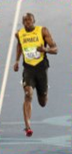
%> input picture tsv/TSV_P8_Ivan_Dominguez/P8imas&code/Picture_crop.png, 72 x 154 px
$ octave P8_ejercicio1.m   (GNU Octave 9; MATLAB toolbox functions it lacks are replaced by stand-ins)
%> lines starting %> are read from the running program, lines starting %| are printed output that depends on the picture
%% P8 Ej1: simple/sample Gradient components visualization

%% limpiar
clear all;
close all;
clc;

%% inicializar
addpath(genpath('./P8imas&code/'));

ejercicio8_1='Práctica 8 - Ejercicio 1';
image='Picture_crop.png';
im = imread(image);
%> im is the input picture: size 154x72x3 uint8; mean R, G, B 150.1, 148.6, 141.8

% convertir a imagen de gris [0..1]
I = im2gray(im);
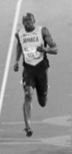
%> I: size 154x72 uint8; min 1, max 243, mean 148.3

figure('Name',sprintf('%s: %s', ejercicio8_1, image)); imshow(I);

%% Gradientes gx - gy

% los kernels nos los dan:

dx = [-1 0 1; -1 0 1; -1 0 1];
dy=[-1 -1 -1; 0 0 0; 1 1 1];

% los gradientes son el resulado de convolucionar la
% imagen con el kernel (en cada dirección)

gx=im2double(imfilter(I, dx));
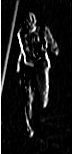
%> gx: size 154x72 double; min 0, max 1, mean 0.0827
gy=im2double(imfilter(I, dy));
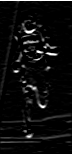
%> gy: size 154x72 double; min 0, max 1, mean 0.0485

% nota: casting a double para soportar el operador .^
% usamos im2double para reescalar los valores:
% im2double(ima): [0,...,255] -> [0,1]
% double(ima): [0,...,255] (ints) -> [0,...,255] (doubles)

% Gradiente - magnitud
g = sqrt(gx.^2 + gy.^2);
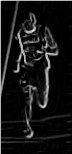
%> g: size 154x72 double; min 0, max 1.41, mean 0.121; drawn with min black and max white

% Gradiente - orientación

% atan2 -> [-pi, pi]
% atan -> [0, pi]

o = atan2(gy,gx);
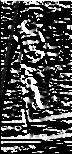
%> o: size 154x72 double; min 0, max 1.57, mean 0.439; drawn with min black and max white
o2 = atan(gy/gx);
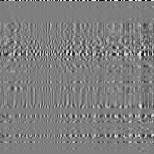
%> o2: size 154x154 double; min -1.47, max 1.48, mean -0.000797; drawn with min black and max white

%% Visualizar area
% seleccionar area
cmin = 26;cmax=cmin+8;
rmin = 10;rmax=rmin+8;

gx_ = gx(rmin:rmax,cmin:cmax);
%> gx_ = [0.00784 0.0157 0.0118 0 0 0 0 0 0.00784; 0.0118 0.0275 0 0 0.00784 0 0 0 0.0157; 0 0 0 0 0.0588 0.0235 0 0 0; 0 0 0 0.0431 0.192 0.192 0.184 0.11 0.0118; 0 0 0 0.00784 0.282 0.365 0.4 0.349 0.204; 0 0 0 0 0.318 0.478 0.443 0.471 0.51; 0 0 0 0 0.286 0.529 0.361 0.333 0.675; 0 0 0 0 0.227 0.616 0.349 0.0431 0.588; 0 0 0 0 0.176 0.686 0.502 0 0.373]
gy_ = gy(rmin:rmax,cmin:cmax);
%> gy_ = [0.00392 0.0118 0.0157 0.00784 0 0 0 0 0; 0.0314 0.0314 0.0157 0 0 0 0 0 0; 0 0 0 0 0 0 0 0 0; 0 0 0 0 0 0 0 0 0; 0 0 0 0 0 0 0 0 0; 0 0 0 0 0 0 0 0 0; 0 0 0 0.0392 0.0627 0.0627 0.00392 0 0; 0 0 0 0.0314 0.0431 0.102 0.212 0.106 0; 0 0 0 0 0 0 0 0.0431 0.00784]
x = 1:size(gx_,2);
%> x = [1 2 3 4 5 6 7 8 9]
y = 1:size(gy_,1);
%> y = [1 2 3 4 5 6 7 8 9]
[X, Y] = meshgrid(x, y);
data=I(rmin:rmax,cmin:cmax);
%> data = [190 190 190 191 191 191 189 188 189; 189 190 192 191 190 189 187 186 186; 190 194 194 187 189 191 190 182 184; 189 184 169 166 176 179 184 188 186; 182 151 107 99 116 131 156 178 188; 191 148 86 63 72 90 117 136 172; 175 135 90 68 72 90 109 110 142; 130 106 86 72 73 96 126 122 123; 101 94 89 80 69 92 136 135 117]

% Visualizar
%winsize= [250 250]; % para verlo ampliado??
figh=figure('Name', sprintf('%s: %s 8x8 block@(%d %d)(%d %d)', ejercicio8_1, image, cmin, rmin, cmax, rmax));


subplot(2,4,1);
imshow(data);title('Pixels')
print_text_for_each_pixel(figh,data);

subplot(2,4,2);
datagx=gx(rmin:rmax,cmin:cmax);
%> datagx has the same summary as gx_
imshow(datagx);title('gx')
print_text_for_each_pixel(figh,datagx*255);

subplot(2,4,3); title('gy')
datagy=gy(rmin:rmax,cmin:cmax);
%> datagy has the same summary as gy_
imshow(datagy);title('gy')
print_text_for_each_pixel(figh,datagy*255);

subplot(2,4,4);
datag=g(rmin:rmax,cmin:cmax);
%> datag = [0.00877 0.0196 0.0196 0.00784 0 0 0 0 0.00784; 0.0335 0.0417 0.0157 0 0.00784 0 0 0 0.0157; 0 0 0 0 0.0588 0.0235 0 0 0; 0 0 0 0.0431 0.192 0.192 0.184 0.11 0.0118; 0 0 0 0.00784 0.282 0.365 0.4 0.349 0.204; 0 0 0 0 0.318 0.478 0.443 0.471 0.51; 0 0 0 0.0392 0.293 0.533 0.361 0.333 0.675; 0 0 0 0.0314 0.232 0.624 0.408 0.114 0.588; 0 0 0 0 0.176 0.686 0.502 0.0431 0.373]
imshow(datag);title('GMag')
print_text_for_each_pixel(figh,datag*255);

subplot(2,4,5);
datao=o(rmin:rmax,cmin:cmax);
%> datao = [0.464 0.644 0.927 1.57 0 0 0 0 0; 1.21 0.852 1.57 0 0 0 0 0 0; 0 0 0 0 0 0 0 0 0; 0 0 0 0 0 0 0 0 0; 0 0 0 0 0 0 0 0 0; 0 0 0 0 0 0 0 0 0; 0 0 0 1.57 0.216 0.118 0.0109 0 0; 0 0 0 1.57 0.187 0.164 0.545 1.18 0; 0 0 0 0 0 0 0 1.57 0.021]
imshow(datao);title('GOrient 360')
print_text_for_each_pixel(figh,datao*180/pi);

subplot(2,4,6);
imshow(data); title('Orientación 360'); hold on;
quiver(X,Y,gx_,gy_);

subplot(2,4,7);
imshow(data); title('Orientación 180'); hold on;
gx_180 = gx_;
%> gx_180 has the same summary as gx_
gy_180 = gy_;
%> gy_180 has the same summary as gy_
mask = gy_ < 0;
%> mask = [false false false false false false false false false; false false false false false false false false false; false false false false false false false false false; false false false false false false false false false; false false false false false false false false false; false false false false false false false false false; false false false false false false false false false; false false false false false false false false false; false false false false false false false false false]
gx_180(mask) = -gx_(mask);
gy_180(mask) = -gy_(mask);
quiver(X,Y,gx_180,gy_180);

subplot(2,4,8);
datao2=o2(rmin:rmax,cmin:cmax);
%> datao2 = [-0.00526 0.0288 0.0143 -0.048 -0.0107 0.0728 0.00278 -0.056 0.021; 0.00179 0.00926 0.0166 0.000669 0.0061 -0.0114 -0.0145 0.00171 -0.00359; 0.0318 0.0526 -0.11 0.045 0.0622 -0.0418 -0.0332 0.021 0.0138; 0.0661 0.0595 -0.0656 0.031 -0.00659 -0.0523 0.0256 0.0187 -0.0336; -0.0314 0.02 0.0159 -0.009 -0.0042 -0.000346 -0.0218 -0.00419 0.0441; 0.00556 0.0279 0.0195 0.0123 -0.0121 -0.0145 -0.00118 -0.000852 -0.00111; -0.035 0.0499 -0.0393 0.00397 0.0269 0.00338 -0.0189 -0.0453 0.0326; 0.0692 0.0835 -0.0891 0.0193 0.012 -0.0475 -0.0101 -0.0133 0.03; 0.0787 0.0279 -0.0663 0.0301 -0.0199 -0.021 0.00419 -0.0397 -0.0337]
imshow(datao2);title('GOrient 180')
print_text_for_each_pixel(figh,datao2*180/pi);
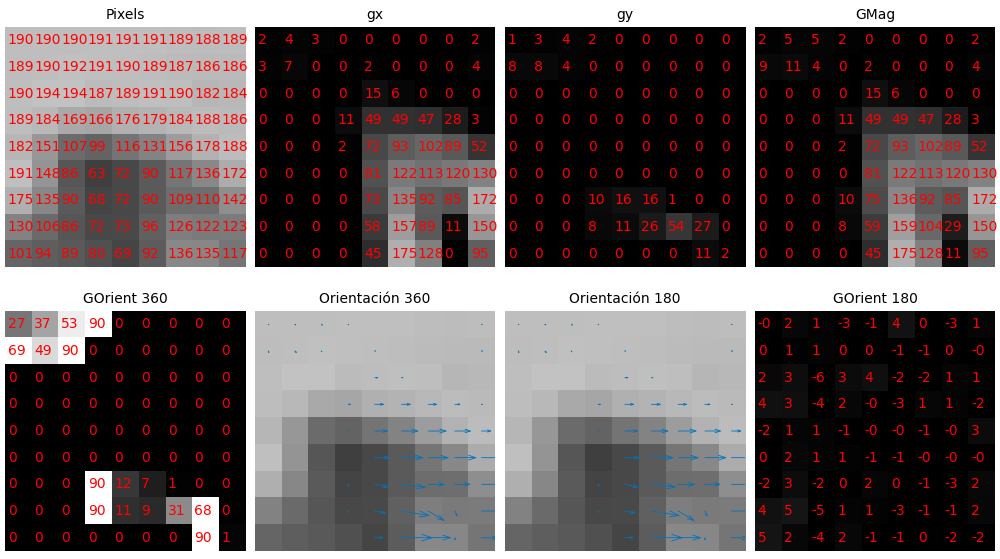
%> figure redrawn from the program's plot data, 8 panels

%% function print_text_for_each_pixel(figureHandle,data)
function print_text_for_each_pixel(figureHandle,data)

set(0, 'CurrentFigure', figureHandle)
hold on;

[m n]=size(data);
for i = 1:m
  for j = 1:n
      nu = data(i,j);
      val = num2str(round(nu));
      text(j-0.4,i,val,'color','r')
  end
end
hold off;
end

$ run again, with tsv/TSV_P8_Ivan_Dominguez/P8imas&code/Picture.png copied over tsv/TSV_P8_Ivan_Dominguez/P8imas&code/Picture_crop.png
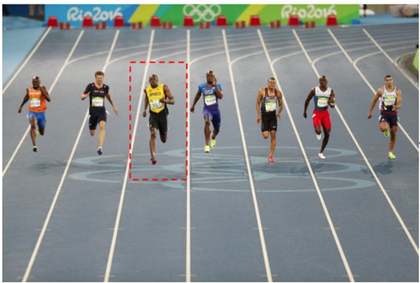
%> input picture tsv/TSV_P8_Ivan_Dominguez/P8imas&code/Picture.png, 420 x 283 px, shrunk from 576 x 388 before the run
%> im is the input picture: size 283x420x3 uint8; mean R, G, B 136.3, 141.3, 141.3
%> `o = atan2(gy,gx);`:
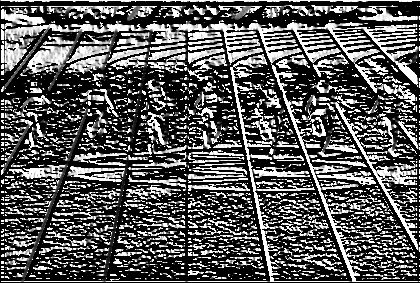
%> o: size 283x420 double; min 0, max 1.57, mean 0.549; drawn with min black and max white
%> `o2 = atan(gy/gx);`:
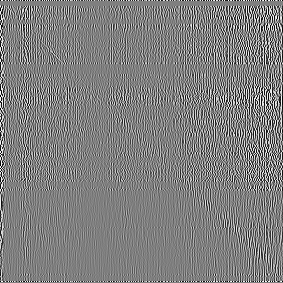
%> o2: size 283x283 double; min -1.54, max 1.54, mean 0.000499; drawn with min black and max white
%> gx_ = [0 0.0118 0.0392 0.231 0.373 0.259 0.0471 0 0; 0.00392 0 0.0196 0.224 0.388 0.294 0.0824 0 0; 0.00784 0 0.0196 0.239 0.4 0.298 0.0941 0 0; 0.0118 0.00392 0.0392 0.267 0.416 0.286 0.0784 0 0; 0.0118 0.00784 0.051 0.267 0.408 0.275 0.0588 0 0; 0.0118 0.00392 0.051 0.212 0.314 0.22 0.0471 0 0; 0 0 0.0275 0.11 0.157 0.129 0.0431 0 0; 0 0 0 0 0.00784 0.0314 0.0157 0 0; 0 0 0 0 0 0 0 0 0]
%> gy_ = [0.0157 0.0118 0 0 0 0.0196 0.0706 0.0941 0.0706; 0.0353 0.0314 0.0118 0 0.00392 0.0235 0.0431 0.0471 0.0235; 0.00392 0.00784 0.0235 0.0471 0.0588 0.0549 0.0431 0.0235 0.00392; 0 0.00784 0.0353 0.0706 0.098 0.102 0.0902 0.051 0.0196; 0.0275 0.0235 0.0157 0 0 0 0 0 0; 0 0 0 0 0 0 0 0 0; 0.0471 0.0314 0 0 0 0 0 0 0; 0.384 0.29 0.18 0.0549 0 0 0 0 0; 0.69 0.616 0.525 0.424 0.337 0.263 0.204 0.173 0.153]
%> data = [38 40 39 44 59 75 81 80 70; 40 41 40 42 58 76 85 84 73; 42 43 40 43 59 77 85 85 73; 40 42 41 46 65 80 88 88 72; 41 43 43 49 68 87 92 91 73; 43 44 42 47 61 79 84 82 67; 42 42 42 46 52 56 61 61 53; 49 44 44 44 43 42 44 45 42; 75 67 58 51 45 45 43 41 41]
%> datagx has the same summary as gx_
%> datagy has the same summary as gy_
%> datag = [0.0157 0.0166 0.0392 0.231 0.373 0.26 0.0848 0.0941 0.0706; 0.0355 0.0314 0.0229 0.224 0.388 0.295 0.093 0.0471 0.0235; 0.00877 0.00784 0.0306 0.244 0.404 0.303 0.104 0.0235 0.00392; 0.0118 0.00877 0.0528 0.276 0.427 0.304 0.12 0.051 0.0196; 0.0299 0.0248 0.0533 0.267 0.408 0.275 0.0588 0 0; 0.0118 0.00392 0.051 0.212 0.314 0.22 0.0471 0 0; 0.0471 0.0314 0.0275 0.11 0.157 0.129 0.0431 0 0; 0.384 0.29 0.18 0.0549 0.00784 0.0314 0.0157 0 0; 0.69 0.616 0.525 0.424 0.337 0.263 0.204 0.173 0.153]
%> datao = [1.57 0.785 0 0 0 0.0756 0.983 1.57 1.57; 1.46 1.57 0.54 0 0.0101 0.0798 0.483 1.57 1.57; 0.464 1.57 0.876 0.194 0.146 0.182 0.43 1.57 1.57; 0 1.11 0.733 0.259 0.232 0.342 0.855 1.57 1.57; 1.17 1.25 0.298 0 0 0 0 0 0; 0 0 0 0 0 0 0 0 0; 1.57 1.57 0 0 0 0 0 0 0; 1.57 1.57 1.57 1.57 0 0 0 0 0; 1.57 1.57 1.57 1.57 1.57 1.57 1.57 1.57 1.57]
%> gx_180 has the same summary as gx_
%> gy_180 has the same summary as gy_
%> mask = [false false false false false false false false false; false false false false false false false false false; false false false false false false false false false; false false false false false false false false false; false false false false false false false false false; false false false false false false false false false; false false false false false false false false false; false false false false false false false false false; false false false false false false false false false]
%> datao2 = [0.866 1.22 -1.16 -1.02 1.36 -1.34 0.923 0.963 -1.12; 1.18 0.22 0.523 -1.33 1.41 -1.36 0.831 0.95 -0.954; 1.07 -0.477 1.01 -1.29 1.32 -1.23 1.03 -0.637 0.175; 0.27 -0.718 1.1 -1.22 1.12 -1.01 1.1 -1.07 0.641; 0.304 -0.99 1.17 -1.15 0.818 -0.691 0.871 -0.849 0.216; 1.19 -1.17 1.09 -1 0.904 -0.698 0.29 0.144 -0.617; 1.45 -1.44 1.33 -1.1 1.15 -1.03 0.355 0.34 -0.595; 1.46 -1.44 1.26 -1.16 1.34 -1.29 0.684 0.812 -0.839; 1.33 -1.17 0.271 -1.06 1.37 -1.35 0.965 0.766 -0.861]

$ run again, with tsv/TSV_P8_Ivan_Dominguez/P8imas&code/espaldas.jpg saved as tsv/TSV_P8_Ivan_Dominguez/P8imas&code/Picture_crop.png
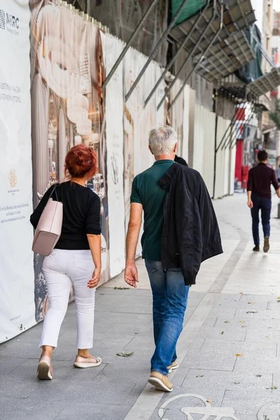
%> input picture tsv/TSV_P8_Ivan_Dominguez/P8imas&code/espaldas.jpg, 280 x 420 px, shrunk from 400 x 600 before the run
%> im is the input picture: size 420x280x3 uint8; mean R, G, B 157.4, 153.2, 152.6
%> `o = atan2(gy,gx);`:
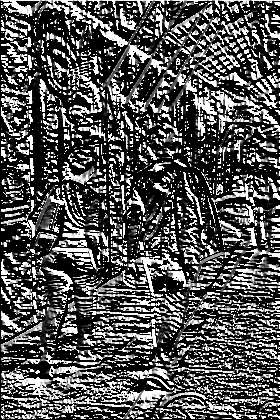
%> o: size 420x280 double; min 0, max 1.57, mean 0.523; drawn with min black and max white
%> `o2 = atan(gy/gx);`:
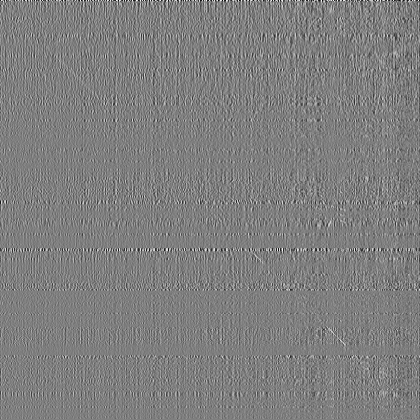
%> o2: size 420x420 double; min -1.37, max 1.38, mean -5.35e-05; drawn with min black and max white
%> gx_ = [0 0 0.0588 0 0 0 0.161 0.533 0.678; 0 0 0.0549 0 0 0 0.0784 0.663 0.592; 0 0 0.0392 0 0 0 0 0.655 0.435; 0 0 0.0118 0 0 0 0 0.51 0.349; 0 0.00392 0 0 0 0 0 0.341 0.302; 0.00392 0.00392 0 0 0 0 0 0.196 0.208; 0.00392 0.00392 0.0157 0 0 0 0 0.102 0.0549; 0.00392 0 0.0235 0 0 0 0 0.0431 0; 0.00784 0 0.0196 0 0 0 0 0 0]
%> gy_ = [0.192 0.18 0.169 0.306 0.424 0.439 0.424 0.478 0.569; 0.141 0.141 0.137 0.255 0.431 0.502 0.482 0.412 0.31; 0.0941 0.106 0.098 0.173 0.365 0.518 0.486 0.345 0.157; 0.0784 0.0824 0.0549 0.11 0.247 0.42 0.369 0.271 0.11; 0.0471 0.051 0.051 0.0627 0.102 0.2 0.176 0.118 0; 0 0.00784 0.0275 0.0157 0 0.0235 0.0706 0.0588 0; 0 0 0 0.00784 0 0.0196 0.0588 0.0627 0; 0 0 0 0.00392 0 0 0 0 0; 0 0.00392 0 0 0 0 0 0 0]
%> data = [205 205 204 210 161 107 99 121 145; 212 211 211 215 186 131 107 145 173; 217 216 217 221 202 165 128 157 185; 220 220 221 221 214 190 152 165 196; 224 224 223 221 224 206 172 166 201; 224 225 225 225 222 204 181 167 195; 224 224 225 226 221 201 186 175 193; 224 224 223 226 225 200 187 180 192; 224 224 223 226 224 190 187 180 186]
%> datagx has the same summary as gx_
%> datagy has the same summary as gy_
%> datag = [0.192 0.18 0.179 0.306 0.424 0.439 0.453 0.716 0.885; 0.141 0.141 0.148 0.255 0.431 0.502 0.489 0.78 0.668; 0.0941 0.106 0.106 0.173 0.365 0.518 0.486 0.74 0.463; 0.0784 0.0824 0.0561 0.11 0.247 0.42 0.369 0.577 0.366; 0.0471 0.0511 0.051 0.0627 0.102 0.2 0.176 0.361 0.302; 0.00392 0.00877 0.0275 0.0157 0 0.0235 0.0706 0.205 0.208; 0.00392 0.00392 0.0157 0.00784 0 0.0196 0.0588 0.12 0.0549; 0.00392 0 0.0235 0.00392 0 0 0 0.0431 0; 0.00784 0.00392 0.0196 0 0 0 0 0 0]
%> datao = [1.57 1.57 1.24 1.57 1.57 1.57 1.21 0.731 0.698; 1.57 1.57 1.19 1.57 1.57 1.57 1.41 0.556 0.482; 1.57 1.57 1.19 1.57 1.57 1.57 1.57 0.485 0.346; 1.57 1.57 1.36 1.57 1.57 1.57 1.57 0.488 0.305; 1.57 1.49 1.57 1.57 1.57 1.57 1.57 0.332 0; 0 1.11 1.57 1.57 0 1.57 1.57 0.291 0; 0 0 0 1.57 0 1.57 1.57 0.552 0; 0 0 0 1.57 0 0 0 0 0; 0 1.57 0 0 0 0 0 0 0]
%> gx_180 has the same summary as gx_
%> gy_180 has the same summary as gy_
%> mask = [false false false false false false false false false; false false false false false false false false false; false false false false false false false false false; false false false false false false false false false; false false false false false false false false false; false false false false false false false false false; false false false false false false false false false; false false false false false false false false false; false false false false false false false false false]
%> datao2 = [0.212 -0.0508 -0.161 0.139 -0.0177 0.116 -0.101 0.0339 0.0794; 0.339 -0.122 -0.0463 0.22 -0.36 0.223 -0.188 0.213 0.124; 0.137 -0.0252 0.0399 0.0806 -0.384 0.232 -0.245 0.312 0.038; 0.0739 0.101 -0.0947 0.103 -0.272 0.122 -0.131 0.386 -0.235; -0.0036 0.214 -0.188 0.0271 0.107 -0.106 0.0274 0.358 -0.29; -0.113 0.259 -0.042 -0.192 0.12 -0.0293 -0.181 0.423 -0.261; -0.0804 0.205 -0.115 -0.028 -0.0508 0.077 -0.353 0.355 -0.054; 0.268 0.0372 -0.248 0.231 -0.0552 0.113 -0.412 0.395 -0.212; 0.328 0.154 -0.484 0.306 0.175 0.116 -0.369 0.175 -0.148]

$ run again, with tsv/TSV_P8_Ivan_Dominguez/P8imas&code/friends-walking.jpg saved as tsv/TSV_P8_Ivan_Dominguez/P8imas&code/Picture_crop.png
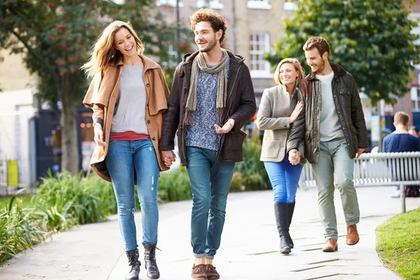
%> input picture tsv/TSV_P8_Ivan_Dominguez/P8imas&code/friends-walking.jpg, 420 x 280 px, shrunk from 600 x 400 before the run
%> im is the input picture: size 280x420x3 uint8; mean R, G, B 145.4, 146.5, 134
%> `o2 = atan(gy/gx);`:
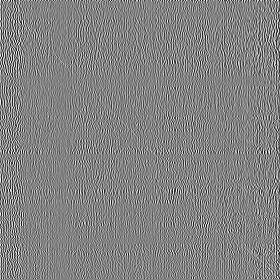
%> o2: size 280x280 double; min -1.4, max 1.34, mean 0.00193; drawn with min black and max white
%> gx_ = [0 0 0.0157 0.0627 0 0 0 0 0.0196; 0.0314 0 0 0 0 0 0 0 0.0118; 0.145 0 0 0 0 0 0 0 0; 0.231 0.118 0 0 0 0 0 0 0; 0.208 0.169 0 0 0 0.00784 0 0 0; 0.0941 0.106 0 0 0.0353 0.0549 0.00784 0 0; 0 0 0 0 0.0941 0.0941 0.0118 0 0.051; 0 0 0 0 0.106 0.114 0.0235 0.00392 0.102; 0 0 0 0 0.098 0.122 0.0353 0.00784 0.133]
%> gy_ = [0.325 0.349 0.322 0.224 0.0706 0 0 0 0; 0.169 0.235 0.216 0.114 0 0 0 0 0; 0 0 0.0275 0 0 0 0.0196 0.0275 0.0196; 0 0 0 0 0 0.0118 0.0745 0.0784 0.0431; 0 0 0 0 0 0 0.0353 0.0431 0.0392; 0 0 0 0 0 0 0 0 0.0314; 0.129 0.0235 0 0 0 0 0 0 0.0353; 0.118 0.102 0.0431 0 0 0 0 0 0.00392; 0.0118 0.0235 0.0314 0.0471 0.051 0.0431 0.0314 0.0314 0.0353]
%> data = [52 48 46 50 52 49 43 41 40; 67 63 58 60 52 41 38 39 36; 68 72 66 61 50 40 37 37 37; 54 65 65 58 46 42 41 40 39; 37 52 58 49 42 43 45 45 41; 33 40 44 39 40 44 44 44 43; 38 35 33 32 36 42 43 42 43; 47 41 35 29 30 38 43 41 43; 50 44 38 29 32 37 41 40 42]
%> datagx has the same summary as gx_
%> datagy has the same summary as gy_
%> datag = [0.325 0.349 0.322 0.232 0.0706 0 0 0 0.0196; 0.172 0.235 0.216 0.114 0 0 0 0 0.0118; 0.145 0 0.0275 0 0 0 0.0196 0.0275 0.0196; 0.231 0.118 0 0 0 0.0118 0.0745 0.0784 0.0431; 0.208 0.169 0 0 0 0.00784 0.0353 0.0431 0.0392; 0.0941 0.106 0 0 0.0353 0.0549 0.00784 0 0.0314; 0.129 0.0235 0 0 0.0941 0.0941 0.0118 0 0.062; 0.118 0.102 0.0431 0 0.106 0.114 0.0235 0.00392 0.102; 0.0118 0.0235 0.0314 0.0471 0.111 0.129 0.0472 0.0323 0.138]
%> datao = [1.57 1.57 1.52 1.3 1.57 0 0 0 0; 1.39 1.57 1.57 1.57 0 0 0 0 0; 0 0 1.57 0 0 0 1.57 1.57 1.57; 0 0 0 0 0 1.57 1.57 1.57 1.57; 0 0 0 0 0 0 1.57 1.57 1.57; 0 0 0 0 0 0 0 0 1.57; 1.57 1.57 0 0 0 0 0 0 0.606; 1.57 1.57 1.57 0 0 0 0 0 0.0384; 1.57 1.57 1.57 1.57 0.48 0.341 0.727 1.33 0.259]
%> gx_180 has the same summary as gx_
%> gy_180 has the same summary as gy_
%> mask = [false false false false false false false false false; false false false false false false false false false; false false false false false false false false false; false false false false false false false false false; false false false false false false false false false; false false false false false false false false false; false false false false false false false false false; false false false false false false false false false; false false false false false false false false false]
%> datao2 = [0.613 -0.705 0.293 0.286 -0.346 0.0462 0.335 0.0925 -0.406; 0.72 -0.682 0.184 0.383 -0.443 0.356 -0.171 0.165 -0.117; 0.548 -0.39 0.0455 0.161 0.0082 -0.138 0.11 0.11 -0.137; 0.261 -0.0876 0.11 -0.133 0.251 -0.362 0.406 -0.169 -0.0134; -0.217 0.317 -0.0104 0.0165 0.0309 -0.111 0.396 -0.417 0.322; -0.205 0.286 -0.0539 0.217 -0.267 0.231 0.102 -0.277 0.232; -0.242 0.181 -0.079 0.226 -0.3 0.337 -0.199 0.128 -0.0765; -0.483 0.305 -0.146 0.169 -0.151 0.226 -0.341 0.451 -0.284; -0.459 0.382 -0.178 0.204 0.0138 -0.0161 -0.281 0.472 -0.0726]
